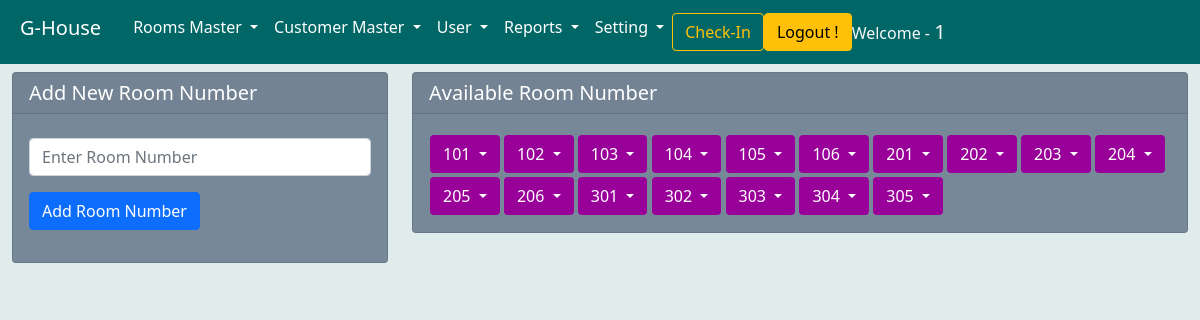
/addonlyroom/ (signed in), run on the app's committed database.
### ghouse/models.py (models this page shows, shortened)
class roomnumber(models.Model):
    rnumber = models.IntegerField(primary_key=True)
    objects = models.Manager()

### ghouse/views.py (the view)
# urls.py: path('addonlyroom/', addonlyroom, name='addonlyroom'),
def addonlyroom(request):
    if request.user.is_authenticated:
        if request.method == 'POST':
            addroom = onlyroomno(request.POST)
            roomdata = roomnumber.objects.all()
            if addroom.is_valid():
                rnum = addroom.cleaned_data['rnumber']
                dat = roomnumber(rnumber=rnum)
                dat.save()
                messages.info(request, 'Room Successfully Added')
                context = {'addroom': addroom,
                           "roomdata": roomdata, "rnum": rnum}
                return render(request, 'onlyroom.html', context)
        else:
            addroom = onlyroomno()
            roomdata = roomnumber.objects.all()
        context = {'addroom': addroom, "roomdata": roomdata, }
        return render(request, 'onlyroom.html', context)
    else:
        messages.info(request, '☹︎ Please Login First')
    return redirect('/login')

### ghouse/form.py
class onlyroomno(forms.ModelForm):
    class Meta:
        model = roomnumber
        fields = ['rnumber']
        widgets = {
            'rnumber':forms.TextInput(attrs={'class':'form-control','placeholder':'Enter Room Number'}),
        }
        labels = {'rnumber':''}
        error_messages = {
            'rnumber':{
                'unique':'Room Number Already Exist',
                'required':'Enter Room Number',
                },
        }

### ghouse/templates/onlyroom.html (shortened to what this page needs)
{% extends 'base.html' %}
{% block body %}
<div class="container-fluid">
    <div class="row">
        <div class="col-4">
            <div class="card mt-2 ">
                <div class="card-header h5">
                    Add New Room Number
                </div>
                <div class="card-body mt-2">
                    <form action="" method="POST" novalidate>
                        <div class="mb-3">
                            {{addroom.rnumber}}
                        </div>
                        <div class="mb-3 float-right">
                            <input class="btn btn-primary" type="submit" value="Add Room Number" type="text">
                        </div>
                    </form>
                </div>
            </div>
        </div>
        <div class="col-8">
            <div class="card mt-2 ">
                <div class="card-header h5">
                    Available Room Number
                </div>
                <div class="card-body">
                    <div class="col">
                        <table>
                            <tr>
                                <td>
                                    {% for i in roomdata %}
                                        <button style="background-color: #990099;" type="button" class="btn dropdown-toggle mt-1 text-white" data-toggle="dropdown" aria-expanded="false">
                                            {{i.rnumber}}
                                        </button>
                                    {% endfor %}
                                    </td>
                                </tr>
                        </table>
                    </div>
                </div>
            </div>
        </div>
    </div>
</div>
{% endblock body %}

### ghouse/templates/base.html (shortened to what this page needs)
{% load static %}
<!doctype html>
<html lang="en">
<head>
  <link href="https://cdn.jsdelivr.net/npm/bootstrap@5.0.0-alpha3/dist/css/bootstrap.min.css" rel="stylesheet"
>
  <link rel="stylesheet" href="https://stackpath.bootstrapcdn.com/font-awesome/4.7.0/css/font-awesome.min.css">
  <link rel="stylesheet" href="{% static 'css/tstayle.css' %}">
</head>
<body style="background-color: #e0ebeb;">
  <nav class="navbar navbar-expand-lg " style="background-color:  #006666;">
    <div class="container-fluid">
      <a class="navbar-brand p-2 text-bold h2 text-white" href="{% url 'dashboard' %}">G-House</a>
      <div class="collapse navbar-collapse" id="navbarSupportedContent">
        <ul class="navbar-nav mr-auto mb-2 mb-lg-0 ml-2 ">
          <li class="nav-item dropdown ">
            <a class="nav-link dropdown-toggle h6 text-white " href="#" id="navbarDropdown" role="button"
              data-toggle="dropdown" aria-expanded="false">
              Rooms Master
            </a>
          </li>
          <li class="nav-item dropdown">
            <a class="nav-link dropdown-toggle h6 text-white" href="#" id="navbarDropdown" role="button"
              data-toggle="dropdown" aria-expanded="false">
              Customer Master
            </a>
          </li>
          <li class="nav-item dropdown">
            <a class="nav-link dropdown-toggle h6 text-white" href="#" id="navbarDropdown" role="button"
              data-toggle="dropdown" aria-expanded="false">
              User
            </a>
          </li>
          <li class="nav-item dropdown">
            <a class="nav-link dropdown-toggle h6 text-white" href="#" id="navbarDropdown" role="button"
              data-toggle="dropdown" aria-expanded="false">
              Reports
            </a>
          </li>
          <li class="nav-item dropdown">
            <a class="nav-link dropdown-toggle h6 text-white" href="#" id="navbarDropdown" role="button"
              data-toggle="dropdown" aria-expanded="false">
              Setting
            </a>
          </li>
        </ul>
        <form class="d-flex">
          <a href="{% url 'DisplayAllRooms' %}" class="btn btn-outline-warning mr-2" type="submit">Check-In</a>
        </form>
        <a class="btn btn-warning mr-3" href="{% url 'logout' %}">Logout !</a>
        <span class="text-light"> Welcome - <b class="h5">{{request.user|upper}}</b></span>
      </div>
    </div>
  </nav>
  {% block body %}
  {% endblock body %}
</body>
</html>

### ghouse/templates/base.html (style rules this page uses)
.card { background-color: #778899; color: white; }

### data on the page
roomnumber: rnumber "101"
roomnumber: rnumber "102"
roomnumber: rnumber "103"
roomnumber: rnumber "104"
roomnumber: rnumber "105"
roomnumber: rnumber "106"
roomnumber: rnumber "201"
roomnumber: rnumber "202"
roomnumber: rnumber "203"
roomnumber: rnumber "204"
roomnumber: rnumber "205"
roomnumber: rnumber "206"
roomnumber: rnumber "301"
roomnumber: rnumber "302"
roomnumber: rnumber "303"
roomnumber: rnumber "304"
roomnumber: rnumber "305"

### other printed values
{{ request.user|upper }} "1"
